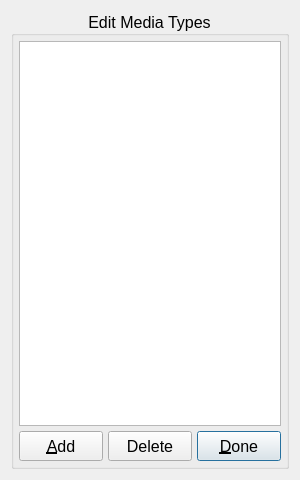
<?xml version="1.0" encoding="UTF-8"?>
<ui version="4.0">
    <class>dlg_edit_types</class>
    <widget class="QDialog" name="dlg_edit_types">
        <property name="geometry">
            <rect>
                <x>0</x>
                <y>0</y>
                <width>300</width>
                <height>480</height>
            </rect>
        </property>
        <property name="minimumSize">
            <size>
                <width>300</width>
                <height>480</height>
            </size>
        </property>
        <property name="maximumSize">
            <size>
                <width>600</width>
                <height>800</height>
            </size>
        </property>
        <property name="windowTitle">
            <string>Dialog</string>
        </property>
        <property name="modal">
            <bool>true</bool>
        </property>
        <layout class="QGridLayout" name="gridLayout_2">
            <item row="0" column="0">
                <widget class="QGroupBox" name="gb_media_types">
                    <property name="font">
                        <font>
                            <family>Arial</family>
                            <pointsize>12</pointsize>
                        </font>
                    </property>
                    <property name="title">
                        <string>Edit Media Types</string>
                    </property>
                    <property name="alignment">
                        <set>Qt::AlignCenter</set>
                    </property>
                    <layout class="QGridLayout" name="dlg_grid_layout">
                        <property name="leftMargin">
                            <number>5</number>
                        </property>
                        <property name="topMargin">
                            <number>5</number>
                        </property>
                        <property name="rightMargin">
                            <number>5</number>
                        </property>
                        <property name="bottomMargin">
                            <number>5</number>
                        </property>
                        <property name="spacing">
                            <number>5</number>
                        </property>
                        <item row="3" column="2">
                            <widget class="QPushButton" name="btn_done">
                                <property name="minimumSize">
                                    <size>
                                        <width>0</width>
                                        <height>30</height>
                                    </size>
                                </property>
                                <property name="maximumSize">
                                    <size>
                                        <width>16777215</width>
                                        <height>30</height>
                                    </size>
                                </property>
                                <property name="font">
                                    <font>
                                        <family>Arial</family>
                                    </font>
                                </property>
                                <property name="text">
                                    <string>&amp;Done</string>
                                </property>
                                <property name="shortcut">
                                    <string>Esc</string>
                                </property>
                                <property name="default">
                                    <bool>true</bool>
                                </property>
                            </widget>
                        </item>
                        <item row="3" column="0">
                            <widget class="QPushButton" name="btn_add_type">
                                <property name="minimumSize">
                                    <size>
                                        <width>0</width>
                                        <height>30</height>
                                    </size>
                                </property>
                                <property name="maximumSize">
                                    <size>
                                        <width>16777215</width>
                                        <height>30</height>
                                    </size>
                                </property>
                                <property name="font">
                                    <font>
                                        <family>Arial</family>
                                    </font>
                                </property>
                                <property name="text">
                                    <string>&amp;Add</string>
                                </property>
                                <property name="shortcut">
                                    <string>Alt+A</string>
                                </property>
                            </widget>
                        </item>
                        <item row="3" column="1">
                            <widget class="QPushButton" name="btn_delete_type">
                                <property name="minimumSize">
                                    <size>
                                        <width>0</width>
                                        <height>30</height>
                                    </size>
                                </property>
                                <property name="maximumSize">
                                    <size>
                                        <width>16777215</width>
                                        <height>30</height>
                                    </size>
                                </property>
                                <property name="font">
                                    <font>
                                        <family>Arial</family>
                                    </font>
                                </property>
                                <property name="text">
                                    <string>Delete</string>
                                </property>
                            </widget>
                        </item>
                        <item row="0" column="0" rowspan="3" colspan="3">
                            <widget class="QListView" name="lst_media_types">
                                <property name="font">
                                    <font>
                                        <family>Arial</family>
                                        <pointsize>12</pointsize>
                                    </font>
                                </property>
                            </widget>
                        </item>
                    </layout>
                </widget>
            </item>
        </layout>
    </widget>
    <tabstops>
        <tabstop>btn_done</tabstop>
        <tabstop>lst_media_types</tabstop>
    </tabstops>
    <resources/>
    <connections/>
</ui>
